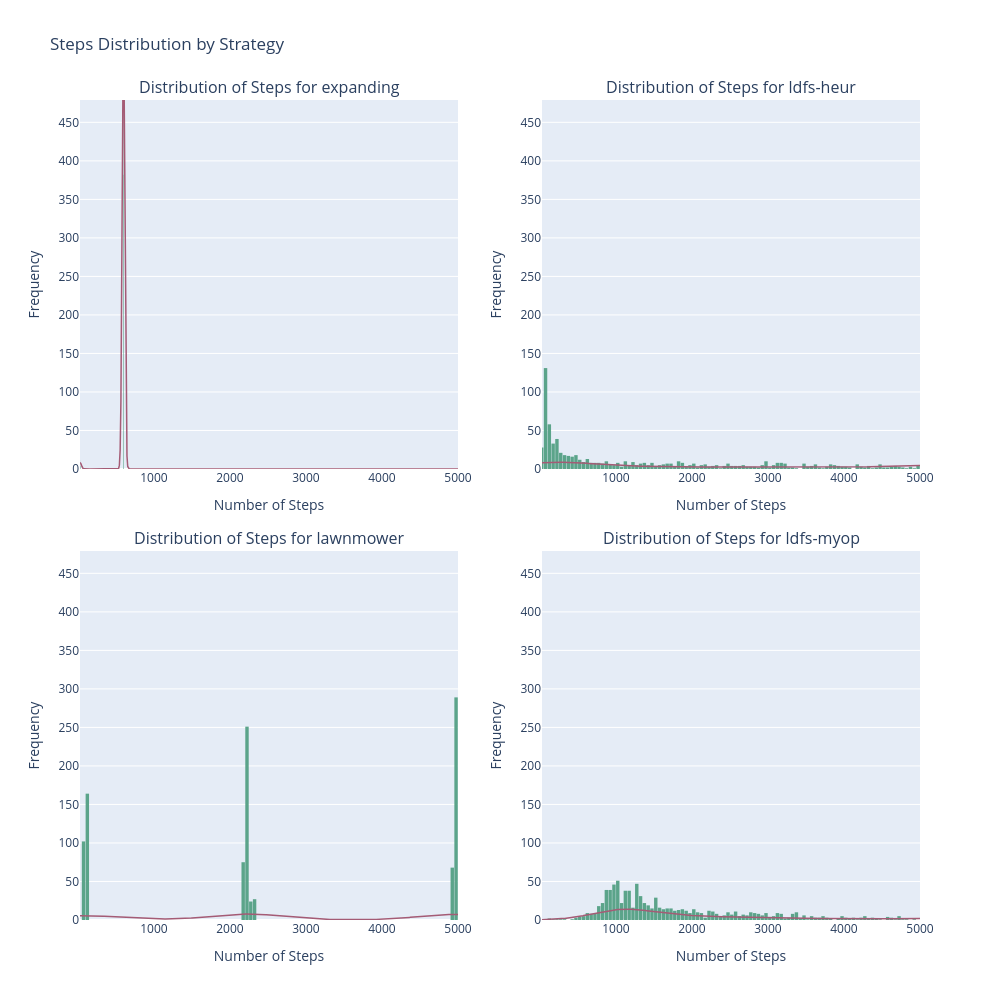

Notebook code cell kept with this figure:
### Markdown cell above
También se hace el plot de la distribución de los Steps que require a cada algoritmo llegar al objetivo. Todas las gráficas tienen la misma escala para que la comparación sea más representativa.

### Code cell
global_xmin = combined_data_exp2["Steps"].min()
global_xmax = combined_data_exp2["Steps"].max()
global_ymax = combined_data_exp2.groupby("Strategy")["Steps"].value_counts().max().max()


fig_hist = make_subplots(
    rows=2,
    cols=2,
    subplot_titles=[f'Distribution of Steps for {s}' for s in strategies],
    vertical_spacing=0.1,
    horizontal_spacing=0.1,
)

for idx, strategy in enumerate(strategies):
    row = idx // 2 + 1 
    col = idx % 2 + 1  

    strategy_data = combined_data_exp2[combined_data_exp2['Strategy'] == strategy]['Steps'].dropna()

    # Histograma
    fig_hist.add_trace(
        go.Histogram(
            x=strategy_data,
            name=strategy,
            nbinsx=200, 
            marker=dict(color='#5BA48A'),  
            opacity=1 
        ),
        row=row,
        col=col
    )

    if len(strategy_data) > 1:  
        kde = gaussian_kde(strategy_data)
        x_vals = np.linspace(global_xmin, global_xmax, 500) 
        y_vals = kde(x_vals)  
        y_vals = y_vals * len(strategy_data) * (global_xmax - global_xmin) / 200  

        fig_hist.add_trace(
            go.Scatter(
                x=x_vals,
                y=y_vals,
                mode='lines',
                line=dict(color='#A45B75', width=1.5),
                name=f'KDE - {strategy}',
            ),
            row=row,
            col=col
        )

    fig_hist.update_xaxes(title_text="Number of Steps", row=row, col=col, range=[global_xmin, global_xmax])
    fig_hist.update_yaxes(title_text="Frequency", row=row, col=col, range=[0, global_ymax])

fig_hist.update_layout(
    showlegend=False,
    title_text="Steps Distribution by Strategy",
    height=1000,  
    width=1000,
    bargap=0.1,
)

fig_hist.show()

### Figure 1 — Plotly figure (JSON) as saved in the notebook; plotly's stock layout.template omitted (floating-point values rounded to 4 significant figures; data arrays with more than 128 entries replaced by an {"elided": "..."} marker saying what was removed)
{"data": [{"marker": {"color": "#5BA48A"}, "name": "expanding", "nbinsx": 200, "opacity": 1, "type": "histogram", "x": {"elided": "1000 int values"}, "xaxis": "x", "yaxis": "y"}, {"line": {"color": "#A45B75", "width": 1.5}, "mode": "lines", "name": "KDE - expanding", "type": "scatter", "x": {"elided": "500 float values"}, "xaxis": "x", "y": {"elided": "500 float values"}, "yaxis": "y"}, {"marker": {"color": "#5BA48A"}, "name": "ldfs-heur", "nbinsx": 200, "opacity": 1, "type": "histogram", "x": {"elided": "1000 int values"}, "xaxis": "x2", "yaxis": "y2"}, {"line": {"color": "#A45B75", "width": 1.5}, "mode": "lines", "name": "KDE - ldfs-heur", "type": "scatter", "x": {"elided": "500 float values"}, "xaxis": "x2", "y": {"elided": "500 float values"}, "yaxis": "y2"}, {"marker": {"color": "#5BA48A"}, "name": "lawnmower", "nbinsx": 200, "opacity": 1, "type": "histogram", "x": {"elided": "1000 int values"}, "xaxis": "x3", "yaxis": "y3"}, {"line": {"color": "#A45B75", "width": 1.5}, "mode": "lines", "name": "KDE - lawnmower", "type": "scatter", "x": {"elided": "500 float values"}, "xaxis": "x3", "y": {"elided": "500 float values"}, "yaxis": "y3"}, {"marker": {"color": "#5BA48A"}, "name": "ldfs-myop", "nbinsx": 200, "opacity": 1, "type": "histogram", "x": {"elided": "1000 int values"}, "xaxis": "x4", "yaxis": "y4"}, {"line": {"color": "#A45B75", "width": 1.5}, "mode": "lines", "name": "KDE - ldfs-myop", "type": "scatter", "x": {"elided": "500 float values"}, "xaxis": "x4", "y": {"elided": "500 float values"}, "yaxis": "y4"}], "layout": {"annotations": [{"font": {"size": 16}, "showarrow": false, "text": "Distribution of Steps for expanding", "x": 0.225, "xanchor": "center", "xref": "paper", "y": 1, "yanchor": "bottom", "yref": "paper"}, {"font": {"size": 16}, "showarrow": false, "text": "Distribution of Steps for ldfs-heur", "x": 0.775, "xanchor": "center", "xref": "paper", "y": 1, "yanchor": "bottom", "yref": "paper"}, {"font": {"size": 16}, "showarrow": false, "text": "Distribution of Steps for lawnmower", "x": 0.225, "xanchor": "center", "xref": "paper", "y": 0.45, "yanchor": "bottom", "yref": "paper"}, {"font": {"size": 16}, "showarrow": false, "text": "Distribution of Steps for ldfs-myop", "x": 0.775, "xanchor": "center", "xref": "paper", "y": 0.45, "yanchor": "bottom", "yref": "paper"}], "bargap": 0.1, "height": 1000, "showlegend": false, "title": {"text": "Steps Distribution by Strategy"}, "width": 1000, "xaxis": {"anchor": "y", "domain": [0, 0.45], "range": [28, 5000], "title": {"text": "Number of Steps"}}, "xaxis2": {"anchor": "y2", "domain": [0.55, 1], "range": [28, 5000], "title": {"text": "Number of Steps"}}, "xaxis3": {"anchor": "y3", "domain": [0, 0.45], "range": [28, 5000], "title": {"text": "Number of Steps"}}, "xaxis4": {"anchor": "y4", "domain": [0.55, 1], "range": [28, 5000], "title": {"text": "Number of Steps"}}, "yaxis": {"anchor": "x", "domain": [0.55, 1], "range": [0, 479], "title": {"text": "Frequency"}}, "yaxis2": {"anchor": "x2", "domain": [0.55, 1], "range": [0, 479], "title": {"text": "Frequency"}}, "yaxis3": {"anchor": "x3", "domain": [0, 0.45], "range": [0, 479], "title": {"text": "Frequency"}}, "yaxis4": {"anchor": "x4", "domain": [0, 0.45], "range": [0, 479], "title": {"text": "Frequency"}}}}
